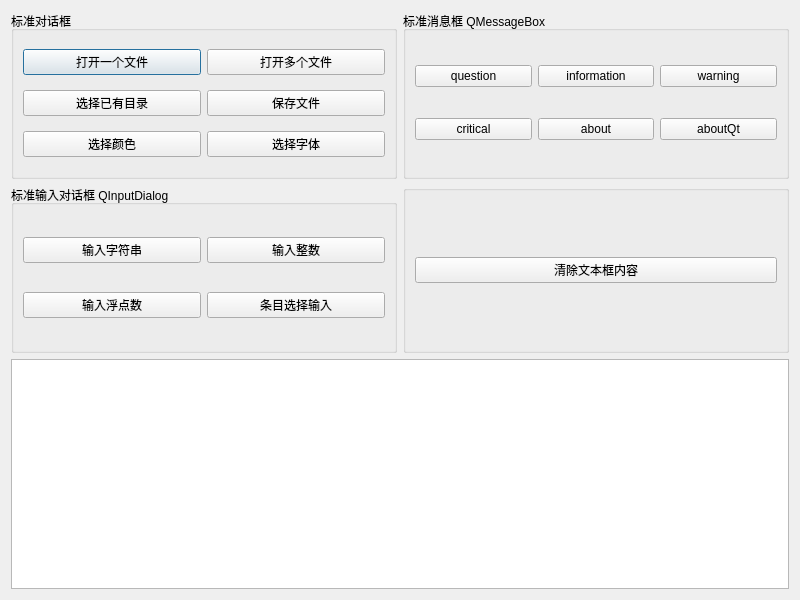
<?xml version="1.0" encoding="UTF-8"?>
<ui version="4.0">
 <class>Dialog</class>
 <widget class="QDialog" name="Dialog">
  <property name="geometry">
   <rect>
    <x>0</x>
    <y>0</y>
    <width>800</width>
    <height>600</height>
   </rect>
  </property>
  <property name="windowTitle">
   <string>Dialog</string>
  </property>
  <layout class="QVBoxLayout" name="verticalLayout">
   <item>
    <layout class="QGridLayout" name="gridLayout_4">
     <item row="0" column="0">
      <widget class="QGroupBox" name="groupBox">
       <property name="title">
        <string>标准对话框</string>
       </property>
       <layout class="QGridLayout" name="gridLayout">
        <item row="0" column="0">
         <widget class="QPushButton" name="btnOpen">
          <property name="text">
           <string>打开一个文件</string>
          </property>
         </widget>
        </item>
        <item row="0" column="1">
         <widget class="QPushButton" name="btnOpenMulti">
          <property name="text">
           <string>打开多个文件</string>
          </property>
         </widget>
        </item>
        <item row="1" column="0">
         <widget class="QPushButton" name="btnSelDir">
          <property name="text">
           <string>选择已有目录</string>
          </property>
         </widget>
        </item>
        <item row="1" column="1">
         <widget class="QPushButton" name="btnSave">
          <property name="text">
           <string>保存文件</string>
          </property>
         </widget>
        </item>
        <item row="2" column="0">
         <widget class="QPushButton" name="btnColor">
          <property name="text">
           <string>选择颜色</string>
          </property>
         </widget>
        </item>
        <item row="2" column="1">
         <widget class="QPushButton" name="btnFont">
          <property name="text">
           <string>选择字体</string>
          </property>
         </widget>
        </item>
       </layout>
      </widget>
     </item>
     <item row="0" column="1">
      <widget class="QGroupBox" name="groupBox_3">
       <property name="title">
        <string>标准消息框 QMessageBox</string>
       </property>
       <layout class="QGridLayout" name="gridLayout_3">
        <item row="0" column="0">
         <widget class="QPushButton" name="btnMsgQuestion">
          <property name="text">
           <string>question</string>
          </property>
         </widget>
        </item>
        <item row="0" column="1">
         <widget class="QPushButton" name="btnMsgInformation">
          <property name="text">
           <string>information</string>
          </property>
         </widget>
        </item>
        <item row="0" column="2">
         <widget class="QPushButton" name="btnMsgWarning">
          <property name="text">
           <string>warning</string>
          </property>
         </widget>
        </item>
        <item row="1" column="0">
         <widget class="QPushButton" name="btnMsgCritical">
          <property name="text">
           <string>critical</string>
          </property>
         </widget>
        </item>
        <item row="1" column="1">
         <widget class="QPushButton" name="btnMsgAbout">
          <property name="text">
           <string>about</string>
          </property>
         </widget>
        </item>
        <item row="1" column="2">
         <widget class="QPushButton" name="btnMsgAboutQt">
          <property name="text">
           <string>aboutQt</string>
          </property>
         </widget>
        </item>
       </layout>
      </widget>
     </item>
     <item row="1" column="0">
      <widget class="QGroupBox" name="groupBox_2">
       <property name="title">
        <string>标准输入对话框 QInputDialog</string>
       </property>
       <layout class="QGridLayout" name="gridLayout_2">
        <item row="0" column="0">
         <widget class="QPushButton" name="btnInputString">
          <property name="text">
           <string>输入字符串</string>
          </property>
         </widget>
        </item>
        <item row="0" column="1">
         <widget class="QPushButton" name="btnInputInt">
          <property name="text">
           <string>输入整数</string>
          </property>
         </widget>
        </item>
        <item row="1" column="0">
         <widget class="QPushButton" name="btnInputFloat">
          <property name="text">
           <string>输入浮点数</string>
          </property>
         </widget>
        </item>
        <item row="1" column="1">
         <widget class="QPushButton" name="btnInputItem">
          <property name="text">
           <string>条目选择输入</string>
          </property>
         </widget>
        </item>
       </layout>
      </widget>
     </item>
     <item row="1" column="1">
      <widget class="QGroupBox" name="groupBox_4">
       <property name="title">
        <string/>
       </property>
       <layout class="QHBoxLayout" name="horizontalLayout">
        <item>
         <widget class="QPushButton" name="btnClearText">
          <property name="text">
           <string>清除文本框内容</string>
          </property>
         </widget>
        </item>
       </layout>
      </widget>
     </item>
    </layout>
   </item>
   <item>
    <widget class="QPlainTextEdit" name="plainTextEdit">
     <property name="maximumSize">
      <size>
       <width>16777215</width>
       <height>230</height>
      </size>
     </property>
    </widget>
   </item>
  </layout>
 </widget>
 <resources/>
 <connections/>
</ui>
